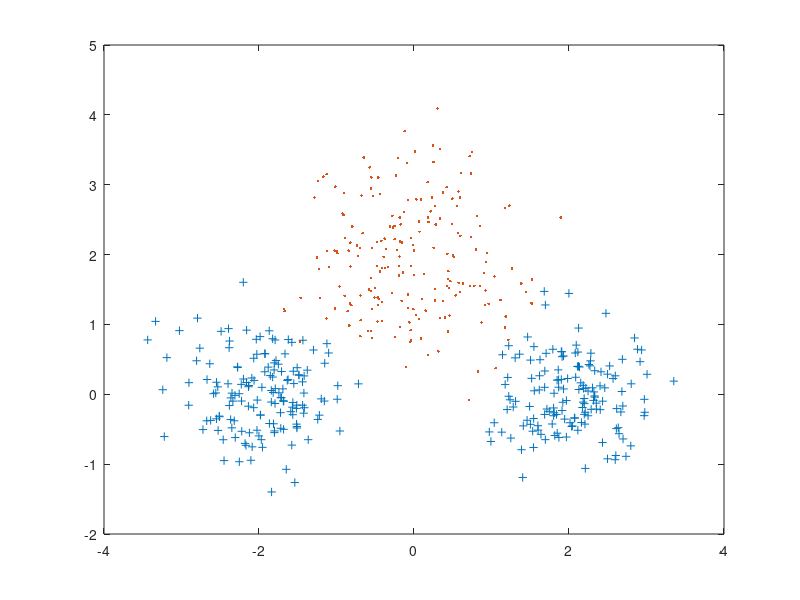
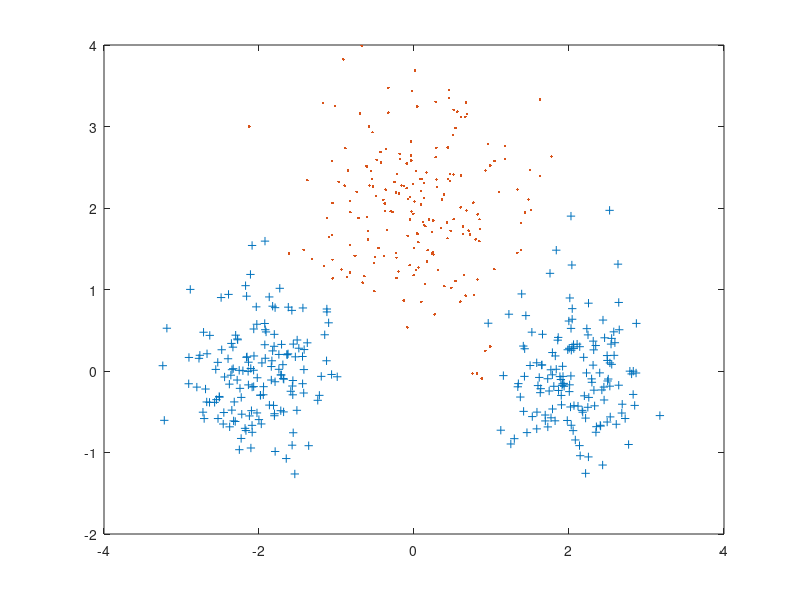
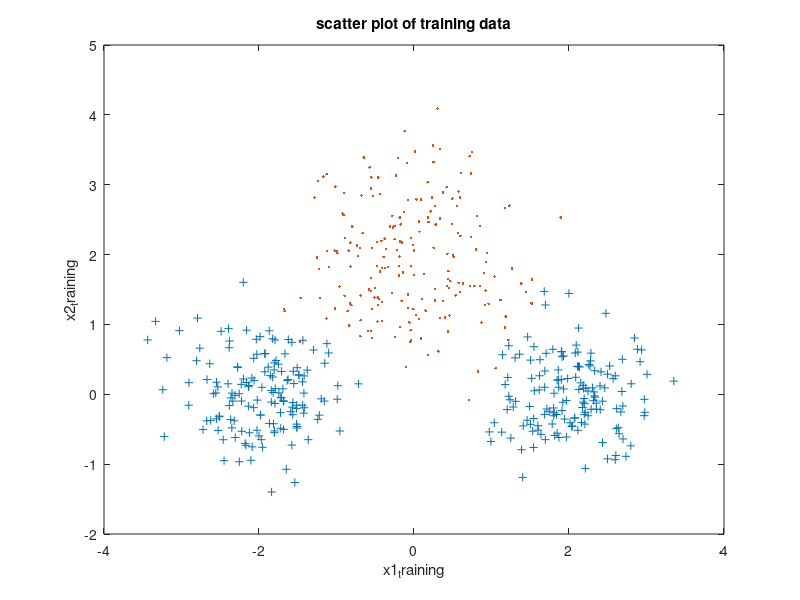
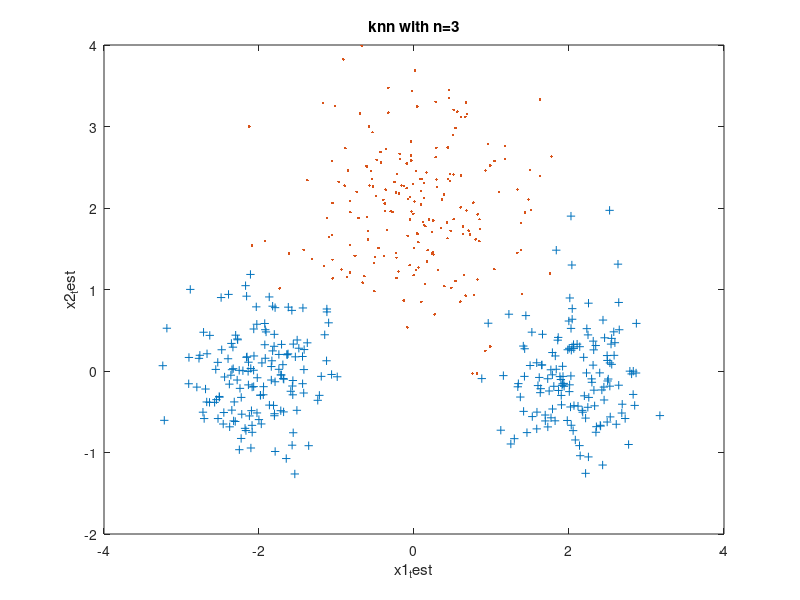

Reproduce these figures in MATLAB, in order.
%% knn classification with n=1
% written by :bindhu Kumar reddy
% 0029054149
clc
close all
clear all
load('dataP1c.mat');
X1=X1';X2=X2';
x1_training=X1(:,1);
x2_training=X1(:,2);
x1_test=X2(:,1);
x2_test=X2(:,2);
y1=y1';
figure 
pos=find(y1==1);
neg=find(y1==-1);
plot(x1_training(pos,1),x2_training(pos,1),'+');
hold on
plot(x1_training(neg,1),x2_training(neg,1),'.');
hold off

% nearest neigbhour with n=1 algorithm begins
for i=1:length(x1_training)
    for j=1:length(x1_training)
      dis(j)=sqrt((x1_training(j,1)-x1_test(i,1))^2+(x2_training(j,1)-x2_test(i,1))^2);
    end
    [val,ind]=min(dis);
    y2(i,1)=y1(ind,1);
end
pos=find(y2==1);
neg=find(y2==-1);
figure 
plot(x1_test(pos,1),x2_test(pos,1),'+');
hold on
plot(x1_test(neg,1),x2_test(neg,1),'.');


%% knn with n=3
clc
close all
clear all
load('dataP1c.mat');
X1=X1';X2=X2';
x1_training=X1(:,1);
x2_training=X1(:,2);
x1_test=X2(:,1);
x2_test=X2(:,2);
y1=y1';
figure 
pos=find(y1==1);
neg=find(y1==-1);
plot(x1_training(pos,1),x2_training(pos,1),'+');
hold on
plot(x1_training(neg,1),x2_training(neg,1),'.');
hold off
xlabel('x1_training');
ylabel('x2_training');
title('scatter plot of training data')
for i=1:500
    for j=1:500
      dis(j)=sqrt((x1_training(j,1)-x1_test(i,1))^2+(x2_training(j,1)-x2_test(i,1))^2);
    end
    [a,b]=sort(dis);
    

    if (y1(b(1))+y1(b(2))+y1(b(3))>=1);
        y2(i,1)=1;
    else 
        y2(i,1)=-1;
    end
end
pos=find(y2==1);
neg=find(y2==-1);
figure 
plot(x1_test(pos,1),x2_test(pos,1),'+');
hold on
plot(x1_test(neg,1),x2_test(neg,1),'.');
hold off
xlabel('x1_test');
ylabel('x2_test');
title('knn with n=3');
